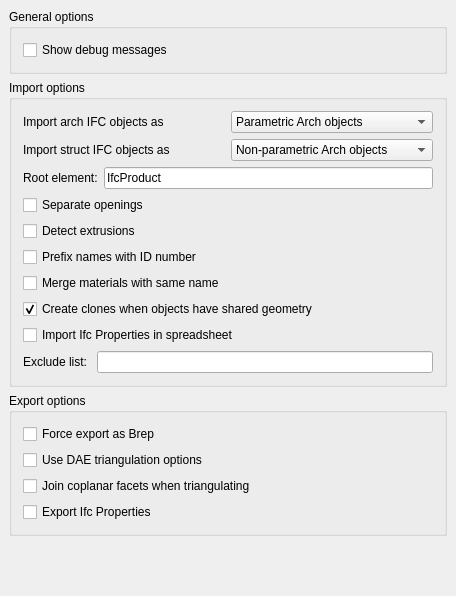
<?xml version="1.0" encoding="UTF-8"?>
<ui version="4.0">
 <class>Gui::Dialog::DlgSettingsArch</class>
 <widget class="QWidget" name="Gui::Dialog::DlgSettingsArch">
  <property name="geometry">
   <rect>
    <x>0</x>
    <y>0</y>
    <width>456</width>
    <height>596</height>
   </rect>
  </property>
  <property name="windowTitle">
   <string>IFC</string>
  </property>
  <layout class="QVBoxLayout">
   <property name="spacing">
    <number>6</number>
   </property>
   <property name="margin">
    <number>9</number>
   </property>
   <item>
    <widget class="QGroupBox" name="groupBox_3">
     <property name="title">
      <string>General options</string>
     </property>
     <layout class="QVBoxLayout" name="verticalLayout_3">
      <item>
       <layout class="QHBoxLayout" name="horizontalLayout">
        <item>
         <widget class="Gui::PrefCheckBox" name="gui::prefcheckbox_5">
          <property name="toolTip">
           <string>Show verbose information during import and export of IFC files</string>
          </property>
          <property name="text">
           <string>Show debug messages</string>
          </property>
          <property name="prefEntry" stdset="0">
           <cstring>ifcDebug</cstring>
          </property>
          <property name="prefPath" stdset="0">
           <cstring>Mod/Arch</cstring>
          </property>
         </widget>
        </item>
       </layout>
      </item>
     </layout>
    </widget>
   </item>
   <item>
    <widget class="QGroupBox" name="groupBox_2">
     <property name="title">
      <string>Import options</string>
     </property>
     <layout class="QVBoxLayout" name="verticalLayout">
      <item>
       <layout class="QHBoxLayout" name="horizontalLayout_3">
        <item>
         <widget class="QLabel" name="label_5">
          <property name="text">
           <string>Import arch IFC objects as</string>
          </property>
         </widget>
        </item>
        <item>
         <widget class="Gui::PrefComboBox" name="comboBox">
          <property name="toolTip">
           <string>Specifies what kind of objects will be created in FreeCAD</string>
          </property>
          <property name="prefEntry" stdset="0">
           <cstring>ifcImportModeArch</cstring>
          </property>
          <property name="prefPath" stdset="0">
           <cstring>Mod/Arch</cstring>
          </property>
          <item>
           <property name="text">
            <string>Parametric Arch objects</string>
           </property>
          </item>
          <item>
           <property name="text">
            <string>Non-parametric Arch objects</string>
           </property>
          </item>
          <item>
           <property name="text">
            <string>Simple Part shapes</string>
           </property>
          </item>
          <item>
           <property name="text">
            <string>One compound per floor</string>
           </property>
          </item>
          <item>
           <property name="text">
            <string>Do not import Arch objects</string>
           </property>
          </item>
         </widget>
        </item>
       </layout>
      </item>
      <item>
       <layout class="QHBoxLayout" name="horizontalLayout_5">
        <item>
         <widget class="QLabel" name="label_6">
          <property name="text">
           <string>Import struct IFC objects as</string>
          </property>
         </widget>
        </item>
        <item>
         <widget class="Gui::PrefComboBox" name="comboBox_2">
          <property name="toolTip">
           <string>Specifies what kind of objects will be created in FreeCAD</string>
          </property>
          <property name="prefEntry" stdset="0">
           <cstring>ifcImportModeStruct</cstring>
          </property>
          <property name="prefPath" stdset="0">
           <cstring>Mod/Arch</cstring>
          </property>
          <item>
           <property name="text">
            <string>Non-parametric Arch objects</string>
           </property>
          </item>
          <item>
           <property name="text">
            <string>Simple Part shapes</string>
           </property>
          </item>
          <item>
           <property name="text">
            <string>One compound for all</string>
           </property>
          </item>
          <item>
           <property name="text">
            <string>Do not import structural objects</string>
           </property>
          </item>
         </widget>
        </item>
       </layout>
      </item>
      <item>
       <layout class="QHBoxLayout" name="horizontalLayout_2">
        <item>
         <widget class="QLabel" name="label_2">
          <property name="text">
           <string>Root element:</string>
          </property>
         </widget>
        </item>
        <item>
         <widget class="Gui::PrefLineEdit" name="lineEdit_2">
          <property name="toolTip">
           <string>Only subtypes of this element will be imported. Keep value as &quot;IfcProduct&quot; to import all building elements.</string>
          </property>
          <property name="text">
           <string>IfcProduct</string>
          </property>
          <property name="prefEntry" stdset="0">
           <cstring>ifcRootElement</cstring>
          </property>
          <property name="prefPath" stdset="0">
           <cstring>Mod/Arch</cstring>
          </property>
         </widget>
        </item>
       </layout>
      </item>
      <item>
       <layout class="QHBoxLayout" name="horizontalLayout_11">
        <item>
         <widget class="Gui::PrefCheckBox" name="gui::prefcheckbox_6">
          <property name="toolTip">
           <string>If this is checked, openings will be imported as subtractions, otherwise wall shapes will already have their openings subtracted</string>
          </property>
          <property name="text">
           <string>Separate openings</string>
          </property>
          <property name="prefEntry" stdset="0">
           <cstring>ifcSeparateOpenings</cstring>
          </property>
          <property name="prefPath" stdset="0">
           <cstring>Mod/Arch</cstring>
          </property>
         </widget>
        </item>
       </layout>
      </item>
      <item>
       <layout class="QHBoxLayout" name="horizontalLayout_4">
        <item>
         <widget class="Gui::PrefCheckBox" name="checkBox_2">
          <property name="toolTip">
           <string>If this is checked, the importer will try to detect extrusions. This might slow things down...</string>
          </property>
          <property name="text">
           <string>Detect extrusions</string>
          </property>
          <property name="prefEntry" stdset="0">
           <cstring>ifcGetExtrusions</cstring>
          </property>
          <property name="prefPath" stdset="0">
           <cstring>Mod/Arch</cstring>
          </property>
         </widget>
        </item>
       </layout>
      </item>
      <item>
       <layout class="QHBoxLayout" name="horizontalLayout_12">
        <item>
         <widget class="Gui::PrefCheckBox" name="gui::prefcheckbox_7">
          <property name="toolTip">
           <string>If this is checked, object names will be prefixed with the IFC ID number</string>
          </property>
          <property name="text">
           <string>Prefix names with ID number</string>
          </property>
          <property name="prefEntry" stdset="0">
           <cstring>ifcPrefixNumbers</cstring>
          </property>
          <property name="prefPath" stdset="0">
           <cstring>Mod/Arch</cstring>
          </property>
         </widget>
        </item>
       </layout>
      </item>
      <item>
       <layout class="QHBoxLayout" name="horizontalLayout_7">
        <item>
         <widget class="Gui::PrefCheckBox" name="checkBox_3">
          <property name="toolTip">
           <string>If several materials with the same name are found in the IFC file, they will be treated as one.</string>
          </property>
          <property name="text">
           <string>Merge materials with same name</string>
          </property>
          <property name="prefEntry" stdset="0">
           <cstring>ifcMergeMaterials</cstring>
          </property>
          <property name="prefPath" stdset="0">
           <cstring>Mod/Arch</cstring>
          </property>
         </widget>
        </item>
       </layout>
      </item>
      <item>
       <layout class="QHBoxLayout" name="horizontalLayout_10">
        <item>
         <widget class="Gui::PrefCheckBox" name="checkBox_6">
          <property name="text">
           <string>Create clones when objects have shared geometry</string>
          </property>
          <property name="checked">
           <bool>true</bool>
          </property>
          <property name="prefEntry" stdset="0">
           <cstring>ifcCreateClones</cstring>
          </property>
          <property name="prefPath" stdset="0">
           <cstring>Mod/Arch</cstring>
          </property>
         </widget>
        </item>
       </layout>
      </item>
      <item>
       <layout class="QHBoxLayout" name="horizontalLayout_14">
        <item>
         <widget class="Gui::PrefCheckBox" name="checkBox_7">
          <property name="toolTip">
           <string>If checked each object will have their Ifc Properties stored in a spreadsheet object.</string>
          </property>
          <property name="text">
           <string>Import Ifc Properties in spreadsheet</string>
          </property>
          <property name="prefEntry" stdset="0">
           <cstring>ifcImportProperties</cstring>
          </property>
          <property name="prefPath" stdset="0">
           <cstring>Mod/Arch</cstring>
          </property>
         </widget>
        </item>
       </layout>
      </item>
      <item>
       <layout class="QHBoxLayout" name="horizontalLayout_13">
        <item>
         <widget class="QLabel" name="label_4">
          <property name="text">
           <string>Exclude list: </string>
          </property>
         </widget>
        </item>
        <item>
         <widget class="Gui::PrefLineEdit" name="gui::preflineedit">
          <property name="toolTip">
           <string>A comma-separated list of Ifc entities to exclude from import</string>
          </property>
          <property name="text">
           <string/>
          </property>
          <property name="placeholderText">
           <string/>
          </property>
          <property name="prefEntry" stdset="0">
           <cstring>ifcSkip</cstring>
          </property>
          <property name="prefPath" stdset="0">
           <cstring>Mod/Arch</cstring>
          </property>
         </widget>
        </item>
       </layout>
      </item>
     </layout>
    </widget>
   </item>
   <item>
    <widget class="QGroupBox" name="groupBox">
     <property name="title">
      <string>Export options</string>
     </property>
     <layout class="QVBoxLayout" name="verticalLayout_2">
      <item>
       <layout class="QHBoxLayout" name="horizontalLayout_6">
        <item>
         <widget class="Gui::PrefCheckBox" name="checkBox">
          <property name="toolTip">
           <string>Some IFC viewers don't like objects exported as extrusions. Use this to force all objects to be exported as BREP geometry.</string>
          </property>
          <property name="text">
           <string>Force export as Brep</string>
          </property>
          <property name="prefEntry" stdset="0">
           <cstring>ifcExportAsBrep</cstring>
          </property>
          <property name="prefPath" stdset="0">
           <cstring>Mod/Arch</cstring>
          </property>
         </widget>
        </item>
       </layout>
      </item>
      <item>
       <layout class="QHBoxLayout" name="horizontalLayout_8">
        <item>
         <widget class="Gui::PrefCheckBox" name="checkBox_4">
          <property name="toolTip">
           <string>Use triangulation options set in the DAE options page</string>
          </property>
          <property name="text">
           <string>Use DAE triangulation options</string>
          </property>
          <property name="prefEntry" stdset="0">
           <cstring>ifcUseDaeOptions</cstring>
          </property>
          <property name="prefPath" stdset="0">
           <cstring>Mod/Arch</cstring>
          </property>
         </widget>
        </item>
       </layout>
      </item>
      <item>
       <layout class="QHBoxLayout" name="horizontalLayout_9">
        <item>
         <widget class="Gui::PrefCheckBox" name="checkBox_5">
          <property name="toolTip">
           <string>Curved shapes that cannot be represented as curves in IFC are decomposed into flat facets. If this is checked, some additional calculation is done to join coplanar facets.</string>
          </property>
          <property name="text">
           <string>Join coplanar facets when triangulating</string>
          </property>
          <property name="prefEntry" stdset="0">
           <cstring>ifcJoinCoplanarFacets</cstring>
          </property>
          <property name="prefPath" stdset="0">
           <cstring>Mod/Arch</cstring>
          </property>
         </widget>
        </item>
       </layout>
      </item>
      <item>
       <layout class="QHBoxLayout" name="horizontalLayout_15">
        <item>
         <widget class="Gui::PrefCheckBox" name="checkBox_8">
          <property name="toolTip">
           <string>If checked each object will have their Ifc Properties exported.</string>
          </property>
          <property name="text">
           <string>Export Ifc Properties</string>
          </property>
          <property name="prefEntry" stdset="0">
           <cstring>ifcExportProperties</cstring>
          </property>
          <property name="prefPath" stdset="0">
           <cstring>Mod/Arch</cstring>
          </property>
         </widget>
        </item>
       </layout>
      </item>
     </layout>
    </widget>
   </item>
   <item>
    <spacer name="verticalSpacer">
     <property name="orientation">
      <enum>Qt::Vertical</enum>
     </property>
     <property name="sizeHint" stdset="0">
      <size>
       <width>20</width>
       <height>40</height>
      </size>
     </property>
    </spacer>
   </item>
  </layout>
 </widget>
 <layoutdefault spacing="6" margin="11"/>
 <pixmapfunction>qPixmapFromMimeSource</pixmapfunction>
 <customwidgets>
  <customwidget>
   <class>Gui::PrefCheckBox</class>
   <extends>QCheckBox</extends>
   <header>Gui/PrefWidgets.h</header>
  </customwidget>
  <customwidget>
   <class>Gui::PrefLineEdit</class>
   <extends>QLineEdit</extends>
   <header>Gui/PrefWidgets.h</header>
  </customwidget>
  <customwidget>
   <class>Gui::PrefComboBox</class>
   <extends>QComboBox</extends>
   <header>Gui/PrefWidgets.h</header>
  </customwidget>
 </customwidgets>
 <resources/>
 <connections/>
</ui>
